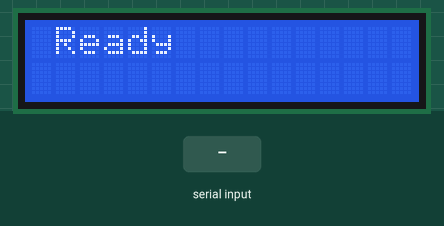
This sketch was run on a simulated Arduino Uno, built with avr-gcc and run on an emulated ATmega328P. Shown: 16×2 character LCD. The inputs (shaded band) are chosen by the test bench.

Above: at 1.2 s.
1.3 s: byte 30 received over Serial
At 1.9 s:
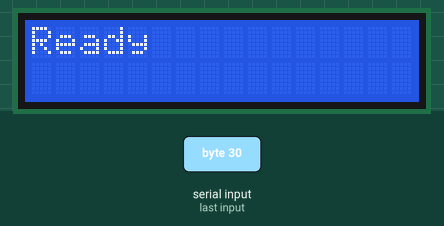
2.8 s: byte 90 received over Serial
At 3.1 s:
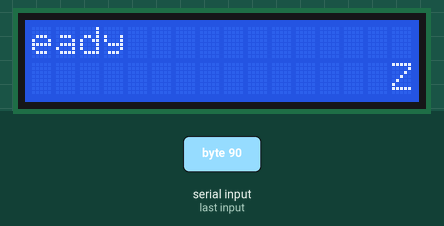
4.3 s: byte 120 received over Serial
At 5.4 s:
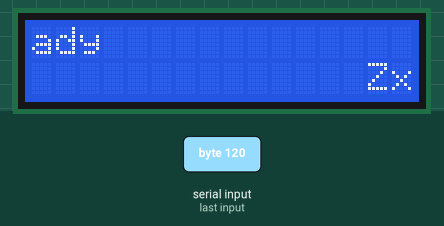
5.8 s: byte 30 received over Serial
At 6.5 s:
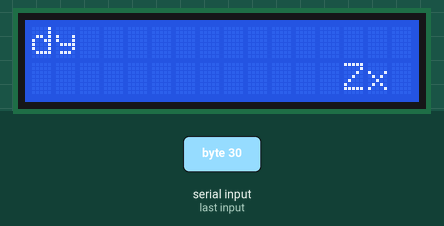
7.3 s: byte 90 received over Serial
At 7.7 s:
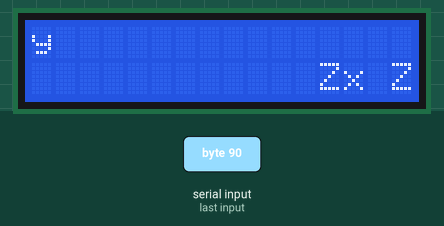
8.8 s: byte 120 received over Serial
At 10.0 s:
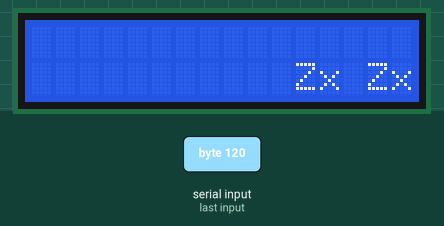
Timing chart, 0 to 11.3 s (numbered marks = the images above; inputs shaded):
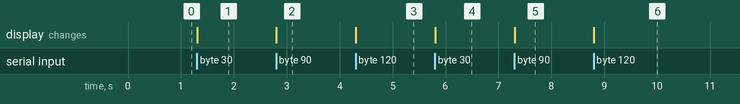

The sketch:

serial_to_LCD.ino
```cpp
#include <LiquidCrystal.h>

// Connections to the circuit: LCD screen
const int LCD_RS_PIN = 12;
const int LCD_ENABLE_PIN = 13;
const int LCD_DATA_PIN_4 = 8;
const int LCD_DATA_PIN_5 = 9;
const int LCD_DATA_PIN_6 = 10;
const int LCD_DATA_PIN_7 = 11;

// Declare here how many LCD rows and cols the LCD screen has:
const int LCD_ROWS = 2;
const int LCD_COLS = 16;
const int LCD_TOTAL_CHARS = LCD_ROWS * LCD_COLS;

byte buffer[LCD_TOTAL_CHARS] = " Ready ";

byte currentCol = 0;

LiquidCrystal lcd(LCD_RS_PIN, LCD_ENABLE_PIN, LCD_DATA_PIN_4, LCD_DATA_PIN_5, LCD_DATA_PIN_6, LCD_DATA_PIN_7);

void setup() {
  // put your setup code here, to run once:
  lcd.begin(LCD_COLS, LCD_ROWS);

  Serial.begin(9600);

  displayBuffer();
}

void displayBuffer() {
  for (int i = 0; i < LCD_ROWS; i++) {
    lcd.setCursor(0, i);
    for (int j = 0; j < LCD_COLS; j++) {
      lcd.write(buffer[i * LCD_COLS + j]);
    }
  }
}


void loop() {
  // put your main code here, to run repeatedly:
  bool needToUpdate = false;
  int value;

  while ((value = Serial.read()) >= 0) {
    // shift all bytes in buffer
    for (int i = 0; i < LCD_TOTAL_CHARS - 1; i++) {
      buffer[i] = buffer[i + 1];
    }
    buffer[LCD_TOTAL_CHARS - 1] = value;
    needToUpdate = true;
  }

  if (needToUpdate) {
    // re-display entire buffer
    displayBuffer();
  }
}
```

Measured:
- after the input at 1.3 s, the display: changes at once (image 1)
- after the input at 2.8 s, the display: changes at once (image 2)
- after the input at 4.3 s, the display: changes at once (image 3)
- after the input at 5.8 s, the display: changes at once (image 4)
- after the input at 7.3 s, the display: changes at once (image 5)
- after the input at 8.8 s, the display: changes at once (image 6)
